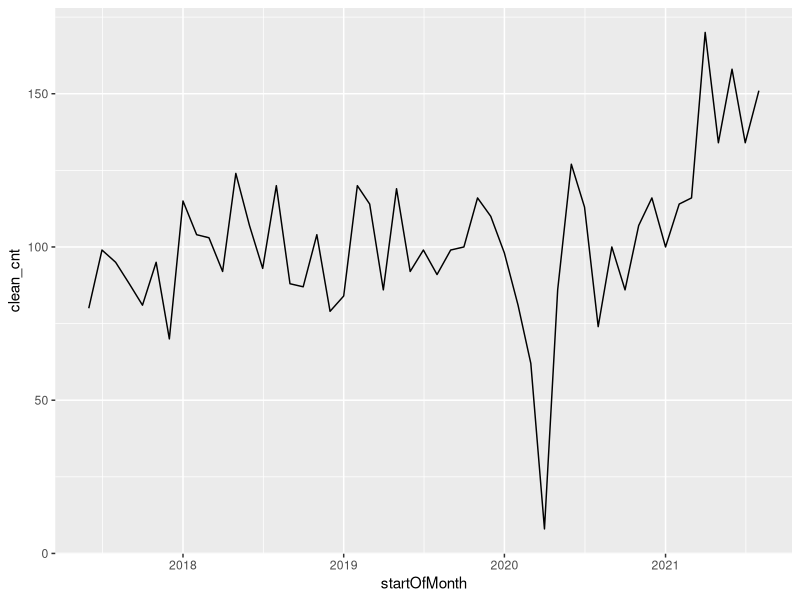
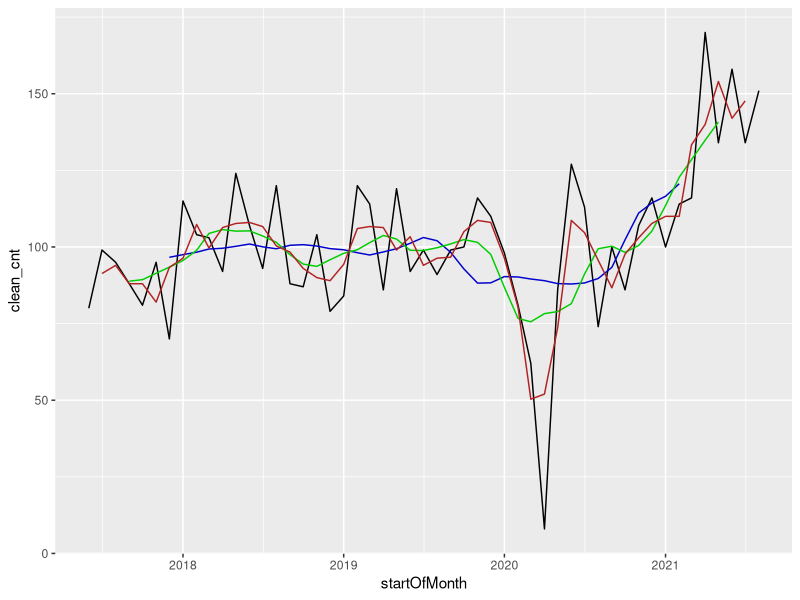
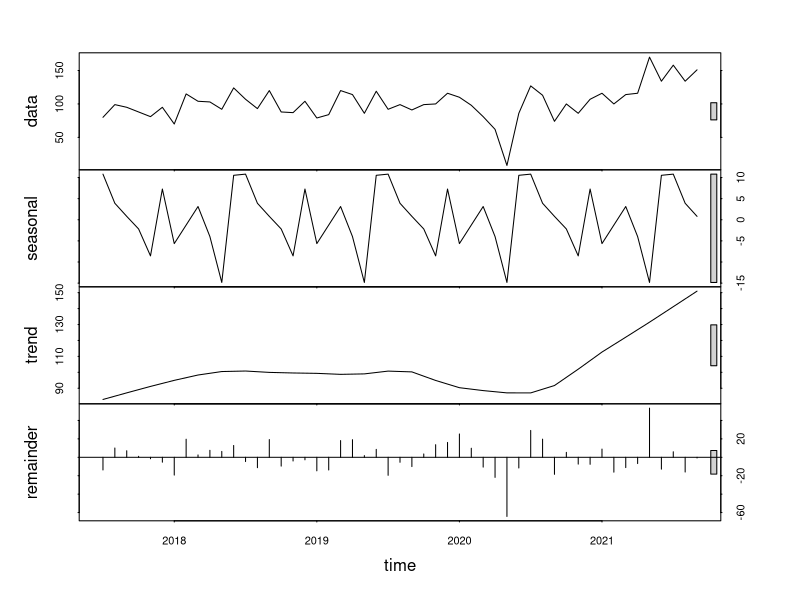
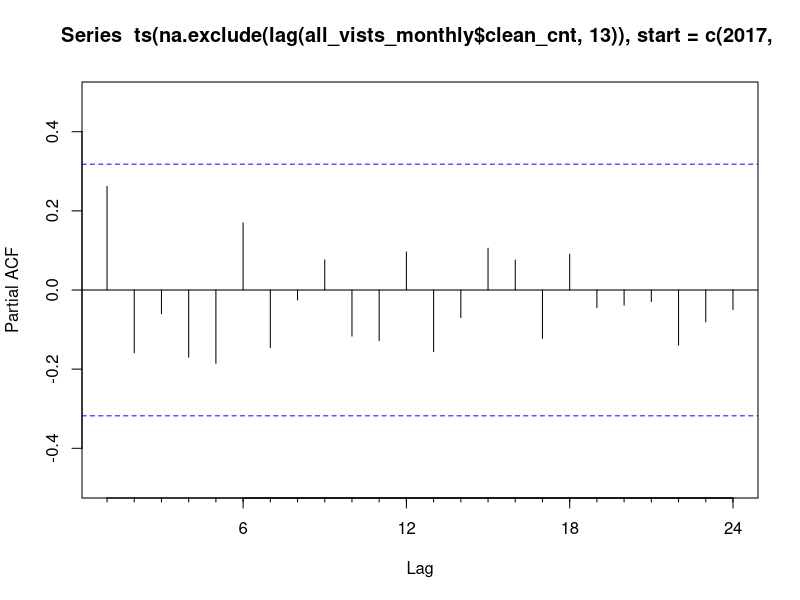
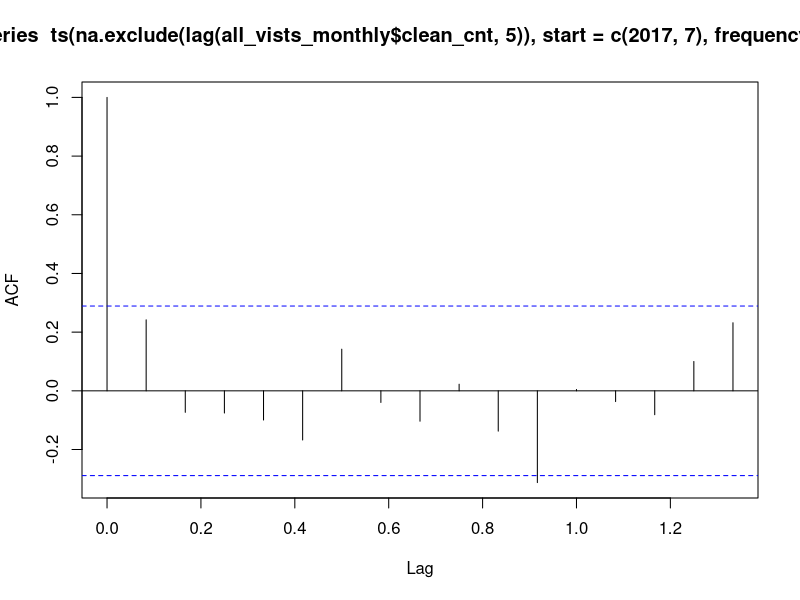
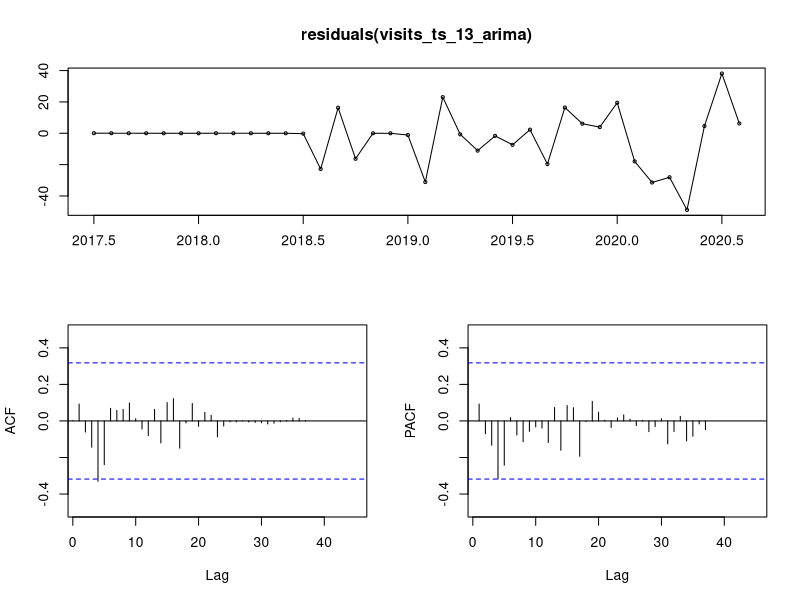
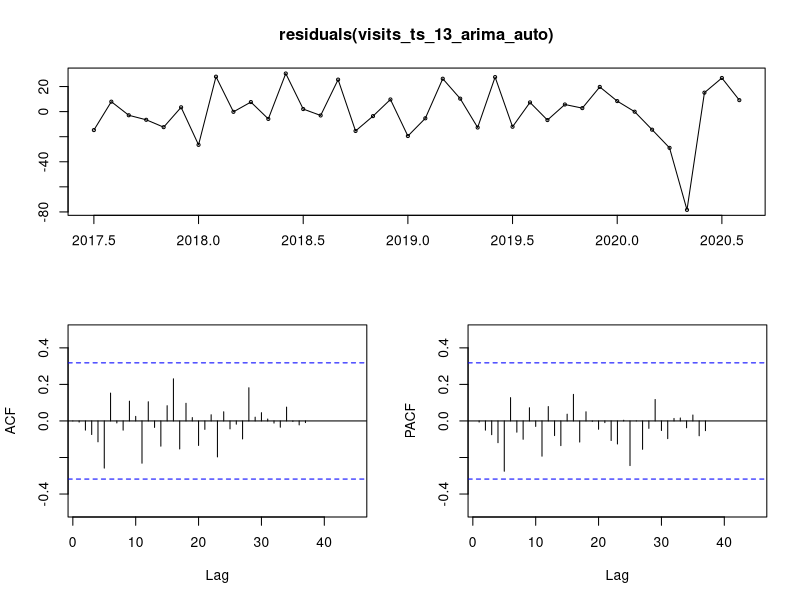
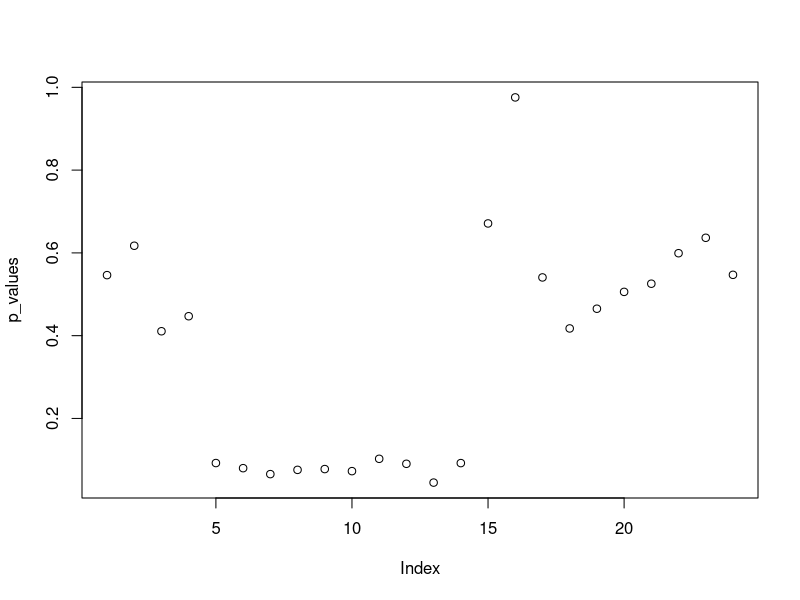

Reproduce these figures in R, in order.
## ---- chunk 1
knitr::opts_chunk$set(echo = TRUE)
## ---- chunk 2

library(ggplot2)
library(dplyr)
library(tidyverse)
library(lubridate)
library(forecast)
library(tseries)

# Note: The Tutorial Uses Different Test Data

all_vists <- read.csv('../Data/DentalIntelFiles/DentalIntelFiles_all_vists.csv')
## ---- chunk 3
all_vists_monthly <- all_vists %>% 
  mutate(
    startOfMonth = floor_date(as_date(mdy_hm(AppointmentDate, tz = NULL)), 'month') 
    # Floors each date to the beginning of the month and adds a new column.
  ) %>% 
  group_by(
    startOfMonth # Groups each entity by the start date of the month
  ) %>% 
  summarise(Appointments = n()) # Aggregates all appointments

## ---- chunk 4
all_vists_monthly$clean_cnt <- tsclean(all_vists_monthly$Appointments) 

ggplot()+
  geom_line(data = all_vists_monthly, aes(x = startOfMonth, y = clean_cnt))

## ---- chunk 5
all_vists_monthly$ma_12 <- ma(all_vists_monthly$Appointments, order = 12)
all_vists_monthly$ma_6 <- ma(all_vists_monthly$Appointments, order = 6)
all_vists_monthly$ma_3 <- ma(all_vists_monthly$Appointments, order = 3)



ggplot()+
  geom_line(data = all_vists_monthly, aes(x = startOfMonth, y = clean_cnt))+
  geom_line(data = all_vists_monthly, aes(x = startOfMonth, y = ma_12), color = 'blue3') + ## Adds a smoothing method
  geom_line(data = all_vists_monthly, aes(x = startOfMonth, y = ma_6), color = 'green3') +
  geom_line(data = all_vists_monthly, aes(x = startOfMonth, y = ma_3),
            color = 'firebrick')
## ---- chunk 6
decomp = stl(ts(all_vists_monthly$clean_cnt, start = c(2017,7), frequency =12 ), s.window = 'periodic')

deseasonal_cnt <- seasadj(decomp)
plot(decomp)

## ---- chunk 7

adf_test <- adf.test(ts(na.exclude(lag(all_vists_monthly$clean_cnt,13)), start = c(2017,7), frequency =12 ))
adf_test$p.value

## ---- chunk 8

Pacf(ts(na.exclude(lag(all_vists_monthly$clean_cnt,13)), start = c(2017,7), frequency =12 ))

acf(ts(na.exclude(lag(all_vists_monthly$clean_cnt,5)), start = c(2017,7), frequency =12 ))

## ---- chunk 9

visits_ts_13_arima <- arima((ts(na.exclude(lag(all_vists_monthly$clean_cnt,13)), start = c(2017,7), frequency =12 )), order = c(1,1,1), seasonal = c(1,1,1))


visits_ts_13_arima_auto <- auto.arima((ts(na.exclude(lag(all_vists_monthly$clean_cnt,13)), start = c(2017,7), frequency =12 )), stationary = FALSE, max.order = 100, max.p = 12)

## ---- chunk 10

tsdisplay(residuals(visits_ts_13_arima), lag.max = 45)

tsdisplay(residuals(visits_ts_13_arima_auto), lag.max = 45)


## ---- chunk 11


## ---- chunk 12
# Determining the correct lag for the series to optimize the p-value

p_values <- {}
diff_in_p_value_vect <- {}

for (i in 1:24){
  
  adf_test <- adf.test(ts(na.exclude(lag(all_vists_monthly$clean_cnt,i)), start = c(2017,7), frequency =12 ))
  
  p_values[i] <- adf_test$p.value
  
  if (i >= 2){
    diff_in_p_value <- p_values[i] - p_values[i-1]
    diff_in_p_value_vect[i] <- diff_in_p_value
  }
}

which.min(p_values)

plot(p_values)
plot(diff_in_p_value_vect)
plot(diff((diff_in_p_value_vect)))

p_values
diffInP <- diff(p_values)
diffInP_ <- append(diffInP, NA, after = 0)
diffInP2_<- append(diff(diffInP_),NA, after = 0)

p_values_df <-data.frame(P = p_values, diffInP = replace_na(diffInP_,0), diffindiffInP =replace_na(diffInP2_,0), isMin = rep(1,24))

p_values_df$isMin[13] <- 2

# plot(diff(cumsum(na.exclude(diff_in_p_value_vect))))

sum(diff_in_p_value_vect[1:14], na.rm = TRUE)

plot(p_values_df$P, col = p_values_df$isMin)
plot(p_values_df$diffInP, col = p_values_df$isMin)
plot(p_values_df$diffindiffInP, col = p_values_df$isMin)


